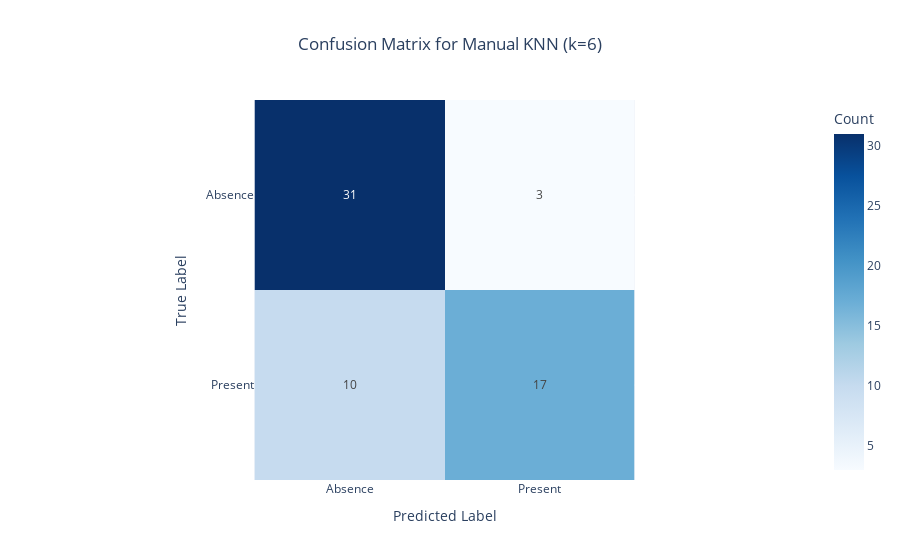

The cell this chart's notebook holds for it:
### Markdown cell above
Graph 2: confusion matrix

### Code cell
import plotly.express as px
from sklearn.metrics import confusion_matrix
import pandas as pd

best_k = best_manual_k[0]
predictions = [classify(vector, training, training_labels, best_k) for vector in test]

labels = ["Absence", "Present"]
cm = confusion_matrix(test_labels, predictions, labels=labels)

fig = px.imshow(cm,
                labels=dict(x="Predicted Label", y="True Label", color="Count"),
                x=labels,
                y=labels,
                text_auto=True,
                color_continuous_scale='Blues',
                title=f"Confusion Matrix for Manual KNN (k={best_k})")

fig.update_layout(title_x=0.5)
fig.show()

### Figure 1 — Plotly figure (JSON) as saved in the notebook; plotly's stock layout.template omitted (floating-point values rounded to 4 significant figures)
{"data": [{"coloraxis": "coloraxis", "hovertemplate": "Predicted Label: %{x}<br>True Label: %{y}<br>Count: %{z}<extra></extra>", "name": "0", "texttemplate": "%{z}", "type": "heatmap", "x": ["Absence", "Present"], "xaxis": "x", "y": ["Absence", "Present"], "yaxis": "y", "z": [[31, 3], [10, 17]]}], "layout": {"coloraxis": {"colorbar": {"title": {"text": "Count"}}, "colorscale": [[0, "rgb(247,251,255)"], [0.125, "rgb(222,235,247)"], [0.25, "rgb(198,219,239)"], [0.375, "rgb(158,202,225)"], [0.5, "rgb(107,174,214)"], [0.625, "rgb(66,146,198)"], [0.75, "rgb(33,113,181)"], [0.875, "rgb(8,81,156)"], [1, "rgb(8,48,107)"]]}, "title": {"text": "Confusion Matrix for Manual KNN (k=6)", "x": 0.5}, "xaxis": {"anchor": "y", "constrain": "domain", "domain": [0, 1], "scaleanchor": "y", "title": {"text": "Predicted Label"}}, "yaxis": {"anchor": "x", "autorange": "reversed", "constrain": "domain", "domain": [0, 1], "title": {"text": "True Label"}}}}
